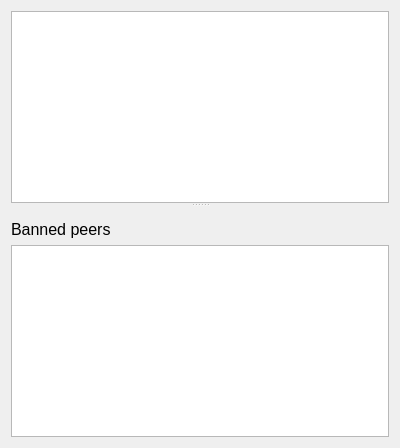
         <widget class="QWidget" name="widget_1" native="true">
          <property name="sizePolicy">
           <sizepolicy hsizetype="MinimumExpanding" vsizetype="Preferred">
            <horstretch>1</horstretch>
            <verstretch>0</verstretch>
           </sizepolicy>
          </property>
          <property name="minimumSize">
           <size>
            <width>400</width>
            <height>0</height>
           </size>
          </property>
          <layout class="QVBoxLayout" name="verticalLayout_9">
           <item>
            <widget class="QSplitter" name="tableSplitter">
             <property name="orientation">
              <enum>Qt::Vertical</enum>
             </property>
             <property name="handleWidth">
              <number>4</number>
             </property>
             <property name="childrenCollapsible">
              <bool>false</bool>
             </property>
             <widget class="QTableView" name="peerWidget">
              <property name="sizePolicy">
               <sizepolicy hsizetype="Expanding" vsizetype="MinimumExpanding">
                <horstretch>0</horstretch>
                <verstretch>1</verstretch>
               </sizepolicy>
              </property>
              <property name="tabKeyNavigation">
               <bool>false</bool>
              </property>
              <property name="alternatingRowColors">
               <bool>true</bool>
              </property>
              <property name="textElideMode">
               <enum>Qt::ElideMiddle</enum>
              </property>
              <property name="sortingEnabled">
               <bool>true</bool>
              </property>
              <property name="wordWrap">
               <bool>false</bool>
              </property>
              <attribute name="horizontalHeaderHighlightSections">
               <bool>false</bool>
              </attribute>
             </widget>
             <widget class="QWidget" name="banTable" native="true">
              <property name="sizePolicy">
               <sizepolicy hsizetype="Preferred" vsizetype="Minimum">
                <horstretch>0</horstretch>
                <verstretch>0</verstretch>
               </sizepolicy>
              </property>
              <layout class="QVBoxLayout" name="verticalLayout_7">
               <item>
                <widget class="QLabel" name="banHeading">
                 <property name="sizePolicy">
                  <sizepolicy hsizetype="Preferred" vsizetype="Minimum">
                   <horstretch>0</horstretch>
                   <verstretch>0</verstretch>
                  </sizepolicy>
                 </property>
                 <property name="minimumSize">
                  <size>
                   <width>0</width>
                   <height>32</height>
                  </size>
                 </property>
                 <property name="maximumSize">
                  <size>
                   <width>16777215</width>
                   <height>32</height>
                  </size>
                 </property>
                 <property name="font">
                  <font>
                   <pointsize>12</pointsize>
                  </font>
                 </property>
                 <property name="cursor">
                  <cursorShape>IBeamCursor</cursorShape>
                 </property>
                 <property name="text">
                  <string>Banned peers</string>
                 </property>
                 <property name="alignment">
                  <set>Qt::AlignBottom|Qt::AlignLeading|Qt::AlignLeft</set>
                 </property>
                 <property name="wordWrap">
                  <bool>true</bool>
                 </property>
                 <property name="textInteractionFlags">
                  <set>Qt::NoTextInteraction</set>
                 </property>
                </widget>
               </item>
               <item>
                <widget class="QTableView" name="banlistWidget">
                 <property name="tabKeyNavigation">
                  <bool>false</bool>
                 </property>
                 <property name="alternatingRowColors">
                  <bool>true</bool>
                 </property>
                 <property name="sortingEnabled">
                  <bool>true</bool>
                 </property>
                 <attribute name="horizontalHeaderHighlightSections">
                  <bool>false</bool>
                 </attribute>
                </widget>
               </item>
              </layout>
             </widget>
            </widget>
           </item>
          </layout>
         </widget>
